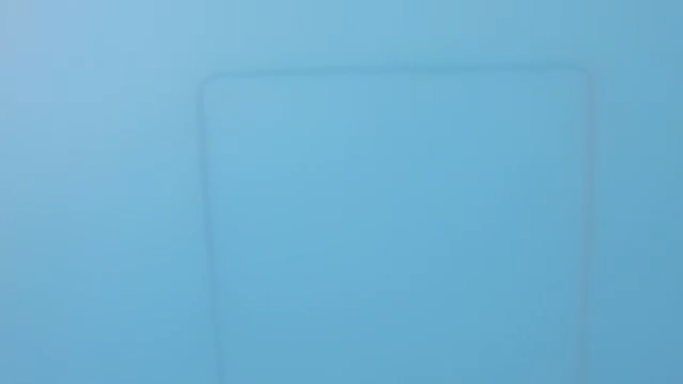
#> input picture imageEnhancement/images/7.png, 1366 x 768 px (shown at 1/2 size)
$ python enhance.py   (older library calls are emulated)
#> lines starting #> are read from the running program, lines starting #| are printed output that depends on the picture
import cv2
import numpy as np
import matplotlib.pyplot as plt
# from skimage import restoration
# from PIL import Image

# Reading the image and reshaping it
img = cv2.imread('images/7.png',-1)
#> img is the input picture: shape (768, 1366, 4); mean B, G, R, A 209.2, 177.1, 113, 255
rows,cols,dim=img.shape
#> rows = 768; cols = 1366; dim = 4
(b,g,r,a) = cv2.split(img)
#> a: shape (768, 1366); every value is 255
result = np.zeros((rows,cols,3))
result = cv2.merge([b,g,r])
img = result
img = cv2.resize(img,(512,512))
#> img: shape (512, 512, 3)
cv2.imshow('image',img)

cv2.waitKey(0)


# code for homomorphic filter
def homomorphic(img):

	img = np.float32(img)
	img = img/255
	rows,cols,dim=img.shape

	#rh,rl are high frequency and low frequency gain respectively.the cutoff 32 is kept for 512,512 images
	#but it seems to work fine otherwise

	rh, rl, cutoff = 1.3,0.8,32
	b,g,r = cv2.split(img)
	y_log_b = np.log(b+0.01)
	y_log_g = np.log(g+0.01)
	y_log_r = np.log(r+0.01)
	y_fft_b = np.fft.fft2(y_log_b)
	y_fft_g = np.fft.fft2(y_log_g)
	y_fft_r = np.fft.fft2(y_log_r)
	y_fft_shift_b = np.fft.fftshift(y_fft_b)
	y_fft_shift_g = np.fft.fftshift(y_fft_g)
	y_fft_shift_r = np.fft.fftshift(y_fft_r)


	#D0 is the cutoff frequency again a parameter to be chosen

	D0 = cols/cutoff
	H = np.ones((rows,cols))
	B = np.ones((rows,cols))
	for i in range(rows):
		for j in range(cols):
			H[i][j]=((rh-rl)*(1-np.exp(-((i-rows/2)**2+(j-cols/2)**2)/(2*D0**2))))+rl #DoG filter


	result_filter_b = H * y_fft_shift_b
	result_filter_g = H * y_fft_shift_g
	result_filter_r = H * y_fft_shift_r

	result_interm_b = np.real(np.fft.ifft2(np.fft.ifftshift(result_filter_b)))
	result_interm_g = np.real(np.fft.ifft2(np.fft.ifftshift(result_filter_g)))
	result_interm_r = np.real(np.fft.ifft2(np.fft.ifftshift(result_filter_r)))

	result_b = np.exp(result_interm_b)
	result_g = np.exp(result_interm_g)
	result_r = np.exp(result_interm_r)

	result = np.zeros((rows,cols,dim))
	result[:,:,0] = result_b
	result[:,:,1] = result_g
	result[:,:,2] = result_r

	ma=-1
	mi = 500
	for i in range(3):
		r = max(np.ravel(result[:,:,i]))
		x = min(np.ravel(result[:,:,i]))
		if r > ma:
			ma=r
		if x < mi:
			mi = x

	#norm_image = cv2.normalize(result,None, alpha=0, beta=255, norm_type=cv2.NORM_MINMAX, dtype=cv2.CV_8U)

	return(result)

#code for adaptive histogram equalization
def adapt_histogram(img):

	img_yuv = cv2.cvtColor(img, cv2.COLOR_BGR2YUV)
	clahe = cv2.createCLAHE(clipLimit=0.05, tileGridSize=(2,2))
	img_yuv[:,:,0] = clahe.apply(img_yuv[:,:,0])
	result = cv2.cvtColor(img_yuv, cv2.COLOR_YUV2BGR)

	return(result)

###### code contrast adjustment #####
def normalizeRed(img):

    minI    = min(np.ravel(img))
    maxI    = max(np.ravel(img))
    print(minI,maxI)
    minO    = 0
    maxO    = 255

    for i in range(img.shape[0]):
    	for j in range(img.shape[1]):
    		img[i,j] = (img[i,j]-minI)*(((maxO-minO)/(maxI-minI))+minO)

    return img


def normalizeGreen(img):

    minI    = min(np.ravel(img))
    maxI    = max(np.ravel(img))
    print(minI,maxI)
    minO    = 0
    maxO    = 235

    for i in range(img.shape[0]):
    	for j in range(img.shape[1]):
    		img[i,j] = (img[i,j]-minI)*(((maxO-minO)/(maxI-minI))+minO)

    return img


def normalizeBlue(img):

    minI    = min(np.ravel(img))
    maxI    = max(np.ravel(img))
    print(minI,maxI)
    minO    = 0
    maxO    = 245

    for i in range(img.shape[0]):
    	for j in range(img.shape[1]):
    		img[i,j] = (img[i,j]-minI)*(((maxO-minO)/(maxI-minI))+minO)

    return img


result1 = adapt_histogram(img)
#> in adapt_histogram, `img_yuv = cv2.cvtColor(img, cv2.COLOR_BGR2YUV)`: img_yuv: shape (512, 512, 3); mean of channels 0, 1, 2 161.7, 151.6, 85.2
#> in adapt_histogram, `img_yuv[:,:,0] = clahe.apply(img_yuv[:,:,0])`: img_yuv: shape (512, 512, 3); mean of channels 0, 1, 2 161.8, 151.6, 85.2
imageObject=result1
b,g,r = cv2.split(imageObject)
#> b: shape (512, 512)
#> g: shape (512, 512)
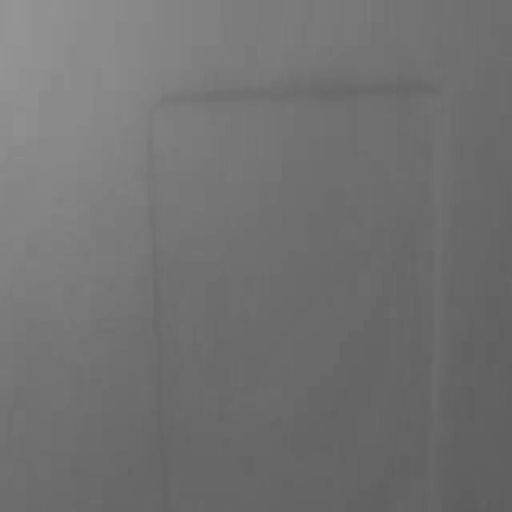
#> r: shape (512, 512); min 93, max 149, mean 113.2


normalizedRedBand      = normalizeRed(r)
#> in normalizeRed, `minI    = min(np.ravel(img))`: minI = 93
#> in normalizeRed, `maxI    = max(np.ravel(img))`: maxI = 149
#| 93 149
#> after the loop in normalizeRed, `for i in range(img.shape[0]):`:
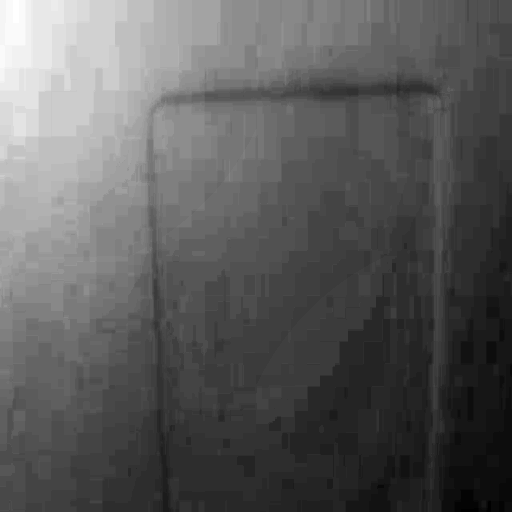
#> img: shape (512, 512); min 0, max 255, mean 91.4
normalizedGreenBand    = normalizeGreen(g)
#> in normalizeGreen, `minI    = min(np.ravel(img))`: minI = 156
#> in normalizeGreen, `maxI    = max(np.ravel(img))`: maxI = 193
#| 156 193
#> after the loop in normalizeGreen, `for i in range(img.shape[0]):`:
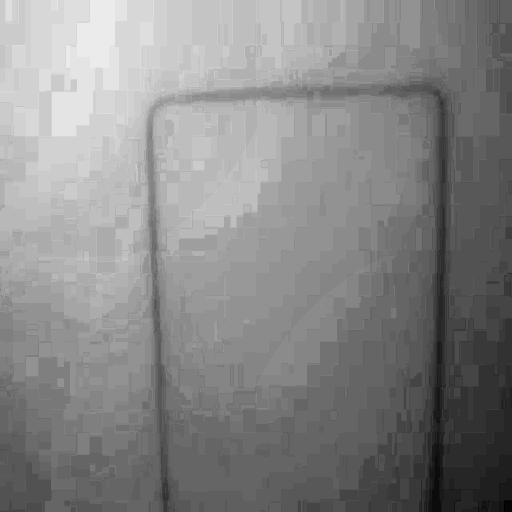
#> img: shape (512, 512); min 0, max 235, mean 135
normalizedBlueBand     = normalizeBlue(b)
#> in normalizeBlue, `minI    = min(np.ravel(img))`: minI = 189
#> in normalizeBlue, `maxI    = max(np.ravel(img))`: maxI = 225
#| 189 225

normalizedImage = cv2.merge([normalizedBlueBand,normalizedGreenBand,normalizedRedBand])
normalizedImage = adapt_histogram(normalizedImage)
#> in adapt_histogram (call 2), `img_yuv = cv2.cvtColor(img, cv2.COLOR_BGR2YUV)`: img_yuv: shape (512, 512, 3); mean of channels 0, 1, 2 122.9, 137.6, 100.4
#> in adapt_histogram (call 2), `img_yuv[:,:,0] = clahe.apply(img_yuv[:,:,0])`: img_yuv: shape (512, 512, 3); mean of channels 0, 1, 2 123.9, 137.6, 100.4
res = cv2.GaussianBlur(normalizedImage,(11,11),0)

cv2.imshow('after first contrast',res)
cv2.waitKey(0)
# cv2.destroyAllWindows()

result2 = normalizedImage
smooth = result2
res = homomorphic(smooth)
#> after the loop in homomorphic, `for i in range(rows):`:
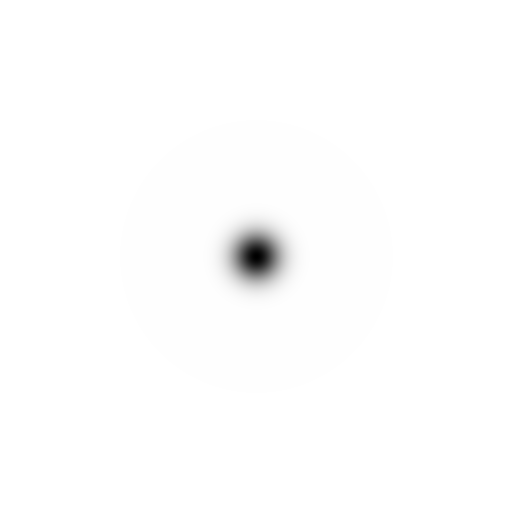
#> H: shape (512, 512) float64; min 0.8, max 1.3, mean 1.3; drawn with min black and max white
#> in homomorphic, `result_r = np.exp(result_interm_r)`:
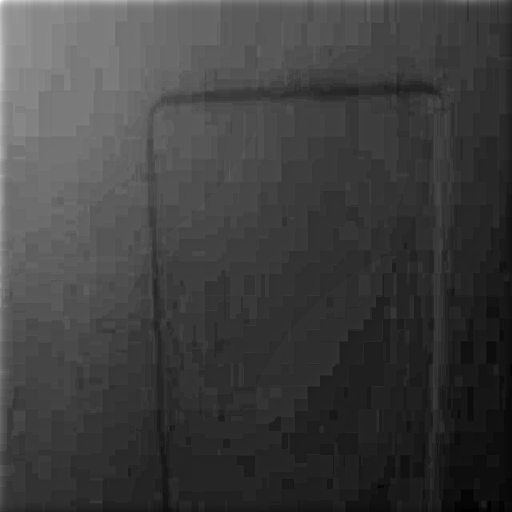
#> result_r: shape (512, 512) float64; min 0.012, max 1.75, mean 0.447; drawn with min black and max white
#> in homomorphic, `result[:,:,2] = result_r`:
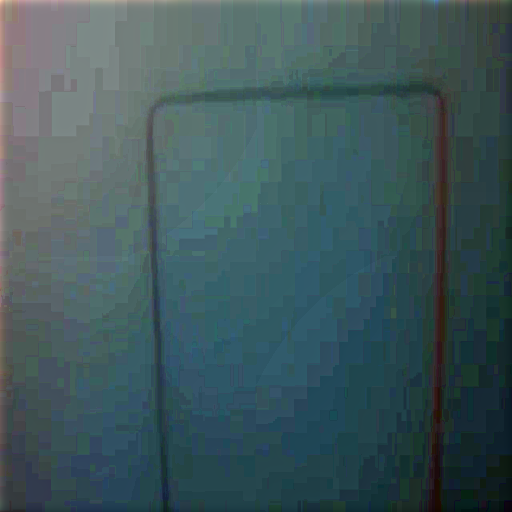
#> result: shape (512, 512, 3) float64; mean of channels 0, 1, 2 0.636, 0.61, 0.447; drawn with min black and max white
#> the loop in homomorphic, `for i in range(3):` made 3 passes
#> (r, x, ma, mi) on passes 1 to 2: (1.24, 0.0107, 1.24, 0.0107), (1.42, 0.01, 1.42, 0.01)
#> (r, x, ma) on pass 3: (1.75, 0.012, 1.75)
#> after the loop in homomorphic, `for i in range(3):`: ma = 1.75; mi = 0.01
res = cv2.GaussianBlur(res,(11,11),0)
img0 = res
cv2.imwrite("result/test_homo_1.jpg",res)
cv2.imshow('after contrast',img0)
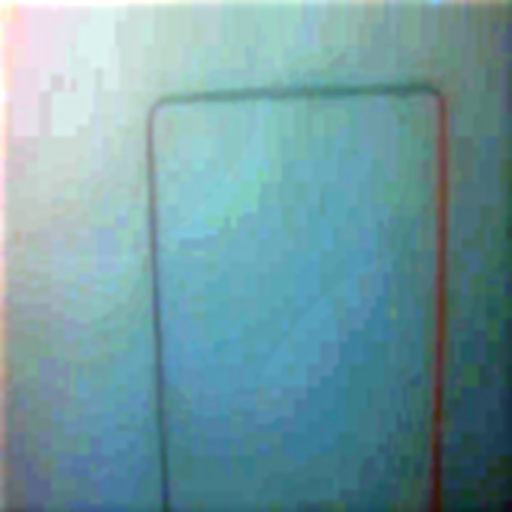
#> window 'after contrast': shape (512, 512, 3); mean B, G, R 161.7, 155.1, 113.1
cv2.waitKey(0)
cv2.destroyAllWindows()

$ run again, with imageEnhancement/images/3.png copied over imageEnhancement/images/7.png
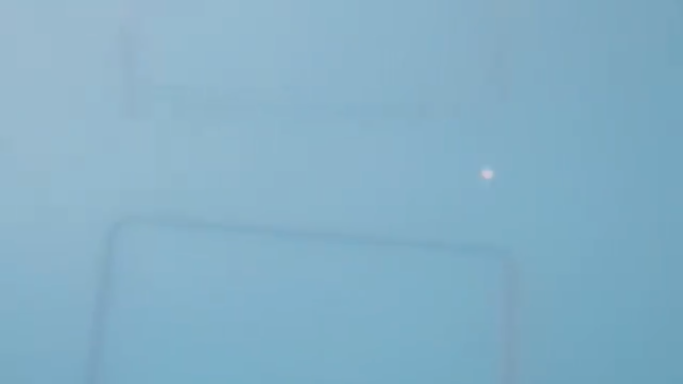
#> input picture imageEnhancement/images/3.png, 1366 x 768 px (shown at 1/2 size)
#> img is the input picture: shape (768, 1366, 4); mean B, G, R, A 198.5, 176.2, 133.4, 255
#> a: shape (768, 1366); every value is 255
#> in normalizeRed, `minI    = min(np.ravel(img))`: minI = 106
#> in normalizeRed, `maxI    = max(np.ravel(img))`: maxI = 205
#| 106 205
#> in normalizeGreen, `minI    = min(np.ravel(img))`: minI = 158
#> in normalizeGreen, `maxI    = max(np.ravel(img))`: maxI = 203
#| 158 203
#> after the loop in normalizeGreen, `for i in range(img.shape[0]):`:
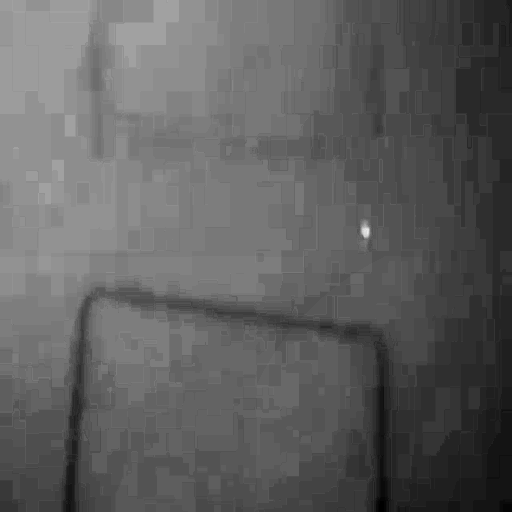
#> img: shape (512, 512); min 0, max 235, mean 95.2
#> in normalizeBlue, `minI    = min(np.ravel(img))`: minI = 181
#> in normalizeBlue, `maxI    = max(np.ravel(img))`: maxI = 224
#| 181 224
#> the loop in homomorphic, `for i in range(3):` made 3 passes
#> (r, x, ma, mi) on passes 1, 3: (1.29, 0.0148, 1.29, 0.0148), (1.41, 0.00807, 1.41, 0.00807)
#> after the loop in homomorphic, `for i in range(3):`: ma = 1.41; mi = 0.00807
#> `cv2.imshow('after contrast',img0)`:
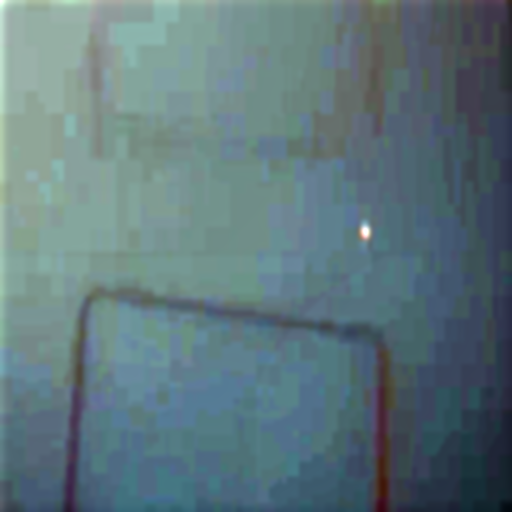
#> window 'after contrast': shape (512, 512, 3); mean B, G, R 124.4, 118.7, 94.3
